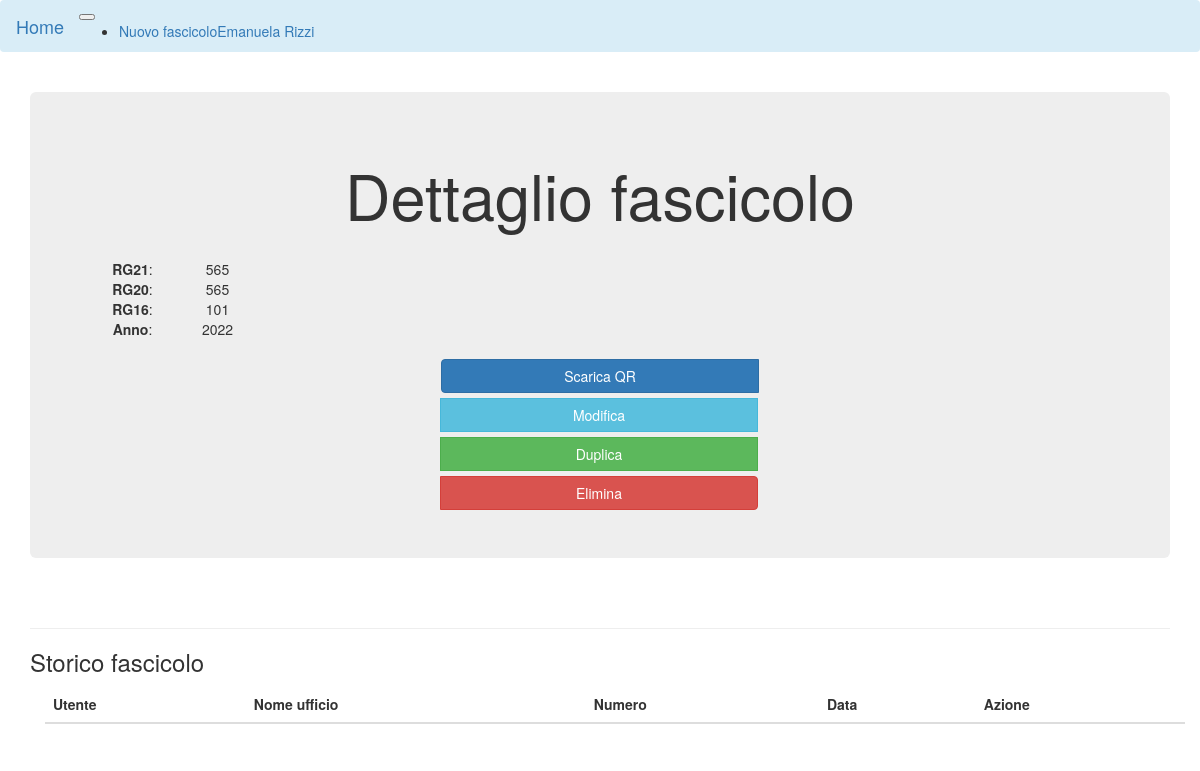
The app's page /fascicoli/1 (signed in) with its own data.
### app/models.py (models this page shows, shortened)
class User(UserMixin, db.Model):  # type: ignore
    id = db.Column(db.Integer, primary_key=True)
    nome = db.Column(db.String(32), index=True)
    cognome = db.Column(db.String(32), index=True)
    email = db.Column(db.String(64), index=True, unique=True)
    password = db.Column(db.String(128))
    nome_ufficio = db.Column(db.String(32), index=True)
    ufficio = db.Column(db.String(32), index=True)
    confirmed = db.Column(db.Boolean, default=False)
    superuser = db.Column(db.Boolean, default=False)

class Files(db.Model):  # type: ignore
    id = db.Column(db.Integer, primary_key=True)
    rg21 = db.Column(db.Integer, index=True)
    rg20 = db.Column(db.Integer, index=True)
    rg16 = db.Column(db.Integer, index=True)
    anno = db.Column(db.Integer, index=True)
    parent = db.Column(db.Integer, default=-1, index=True)

### app/fascicoli.py (the view)
@bp.route('/<file_id>', methods=('GET', 'POST'))
@login_required
def file_details(file_id):
    return render_template('fascicoli/file_details.html', title=current_app.config["LABELS"]["storico_fascicolo"], file=Files.query.get(file_id))

### app/models.py (called while the page is built)
@login.user_loader
def load_user(id):
    try:
        user = User.query.get(int(id))
        if user.confirmed:
            return user
        else:
            return None
    except:
        return None

### app/templates/fascicoli/file_details.html (shortened to what this page needs)
{% extends "base.html" %}
{% block app_content %}
    <section class="jumbotron text-center">
      <div class="container">
        <h1>{{ config.LABELS.dettaglio_fascicolo }}</h1>
        <br />
        <div class="row">
          <div class="col-sm-1 offset-sm-5">
            <strong>{{ config.LABELS.rg21 }}</strong>:
          </div>
          <div class="col-sm-1 offset-sm-1 offset-md-0">
            {{ file.rg21 }}
          </div>
        </div>
        <div class="row">
          <div class="col-sm-1 offset-sm-5">
            <strong>{{ config.LABELS.rg20 }}</strong>:
          </div>
          <div class="col-sm-1 offset-sm-1 offset-md-0">
            {% if file.rg20 %}
            {{ file.rg21 }}
            {% endif %}
          </div>
        </div>
        <div class="row">
          <div class="col-sm-1 offset-sm-5">
            <strong>{{ config.LABELS.rg16 }}</strong>:
          </div>
          <div class="col-sm-1 offset-sm-1 offset-md-0">
            {% if file.rg16 %}
            {{ file.rg16 }}
            {% endif %}
          </div>
        </div>
        <div class="row">
          <div class="col-sm-1 offset-sm-5">
            <strong>{{ config.LABELS.anno }}</strong>:
          </div>
          <div class="col-sm-1 offset-sm-1 offset-md-0">
            {{ file.anno }}
          </div>
        </div>
        <br />
        <div class="btn-group flex-wrap" role="group" aria-label="Actions">
          <a class="btn btn-primary btn-md btn-block" href="{{ url_for('fascicoli.download', file_id=file.id) }}">{{ config.LABELS.download_QR }}</a>
          <a class="btn btn-info btn-md btn-block" href="{{ url_for('fascicoli.file_modify', file_id=file.id) }}">{{ config.LABELS.modifica }}</a>
          <a class="btn btn-success btn-md btn-block" href="{{ url_for('fascicoli.file_duplicate', file_id=file.id) }}">{{ config.LABELS.duplica }}</a>
          <a class="btn btn-danger btn-md btn-block" href="{{ url_for('fascicoli.file_delete', file_id=file.id) }}">{{ config.LABELS.elimina }}</a>
        </div>
      </div>
    </section>
    <br /><hr>
    <h3>{{ config.LABELS.storico_fascicolo }}</h3>
    <div class="container">
      <div class="row">
        <div class="table-responsive col-md-12">
          <table id="data" class="table table-striped table-hover dt-responsive">
          <thead>
              <tr>
              <th>{{config.LABELS.utente_possesso}}</th>
              <th>{{config.LABELS.nome_ufficio}}</th>
              <th>{{config.LABELS.num}}</th>
              <th>{{config.LABELS.data}}</th>
              <th>{{config.LABELS.azione}}</th>
              </tr>
          </thead>
          </table>
        </div>
      </div>
    </div>
{% endblock %}

### app/templates/base.html (shortened to what this page needs)
{% extends 'bootstrap/base.html' %}
{% block head %}
{{super()}}
    <link rel="stylesheet" type="text/css" href="https://cdn.datatables.net/1.12.1/css/jquery.dataTables.css">
    <link rel= "stylesheet" type= "text/css" href= "{{ url_for('static', filename='style.css') }}">
{% endblock %}
{% block navbar %}
<nav class="navbar navbar-expand-lg navbar-light bg-info">
    <div class="container-fluid">
      <a class="navbar-brand" href="{{ url_for('index') }}">{{ config.LABELS.home }}</a>
      <button class="navbar-toggler" type="button" data-bs-toggle="collapse" data-bs-target="#navbarSupportedContent" aria-controls="navbarSupportedContent" aria-expanded="false" aria-label="Toggle navigation">
      </button>
      <div class="collapse navbar-collapse" id="navbarSupportedContent">
        <ul class="navbar-nav me-auto mb-2 mb-lg-0">
            {% if current_user.is_authenticated %}
                <li class="nav-item">
                    <a class="nav-link" href="{{ url_for('fascicoli.generation') }}">{{ config.LABELS.nuovo_file }}</a>
                </li>
            {% endif %}
        </ul>
        {% if current_user.is_anonymous %}
            {% if request.endpoint == "auth.login" %}
                <a class="nav-item nav-link ms-auto" href="{{ url_for('auth.register') }}">{{ config.LABELS.registration }}</a>
            {% else %}
                <a class="nav-item nav-link ms-auto" href="{{ url_for('auth.login') }}">{{ config.LABELS.login }}</a>
            {% endif %}
        {% else %}
        <div class="nav-item dropdown ms-auto">
            <a class="nav-link dropdown-toggle" id="navbarDropdown" role="button" data-bs-toggle="dropdown" aria-expanded="false">
            {{ current_user.nome }} {{ current_user.cognome }}
            </a>
        </div>
        {% endif %}
      </div>
    </div>
  </nav>
{% endblock %}
{% block content %}
    <div class="container">
        {% block app_content %}{% endblock %}
    </div>
{% endblock %}

### records on screen
User: nome "Emanuela", cognome "Rizzi"
Files: rg21 "565", rg16 "101", anno "2022"

### other values on screen
{{ config.LABELS.home }} "Home"
{{ config.LABELS.nuovo_file }} "Nuovo fascicolo"
{{ config.LABELS.dettaglio_fascicolo }} "Dettaglio fascicolo"
{{ config.LABELS.rg21 }} "RG21"
{{ config.LABELS.rg20 }} "RG20"
{{ config.LABELS.rg16 }} "RG16"
{{ config.LABELS.anno }} "Anno"
{{ config.LABELS.download_QR }} "Scarica QR"
{{ config.LABELS.modifica }} "Modifica"
{{ config.LABELS.duplica }} "Duplica"
{{ config.LABELS.elimina }} "Elimina"
{{ config.LABELS.storico_fascicolo }} "Storico fascicolo"
{{ config.LABELS.utente_possesso }} "Utente"
{{ config.LABELS.nome_ufficio }} "Nome ufficio"
{{ config.LABELS.num }} "Numero"
